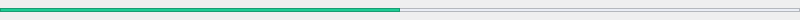
<?xml version="1.0" encoding="UTF-8"?>
<ui version="4.0">
 <class>MusicSlider</class>
 <widget class="QWidget" name="MusicSlider">
  <property name="geometry">
   <rect>
    <x>0</x>
    <y>0</y>
    <width>800</width>
    <height>20</height>
   </rect>
  </property>
  <property name="windowTitle">
   <string>Form</string>
  </property>
  <widget class="QFrame" name="inLine">
   <property name="geometry">
    <rect>
     <x>0</x>
     <y>8</y>
     <width>800</width>
     <height>4</height>
    </rect>
   </property>
   <property name="styleSheet">
    <string notr="true">#inLine { background-color:#EBEEF5; }</string>
   </property>
   <property name="frameShape">
    <enum>QFrame::StyledPanel</enum>
   </property>
   <property name="frameShadow">
    <enum>QFrame::Raised</enum>
   </property>
  </widget>
  <widget class="QFrame" name="outLine">
   <property name="geometry">
    <rect>
     <x>0</x>
     <y>8</y>
     <width>400</width>
     <height>4</height>
    </rect>
   </property>
   <property name="styleSheet">
    <string notr="true">#outLine { background-color:#1ECC94; }</string>
   </property>
   <property name="frameShape">
    <enum>QFrame::StyledPanel</enum>
   </property>
   <property name="frameShadow">
    <enum>QFrame::Raised</enum>
   </property>
  </widget>
 </widget>
 <resources/>
 <connections/>
</ui>
